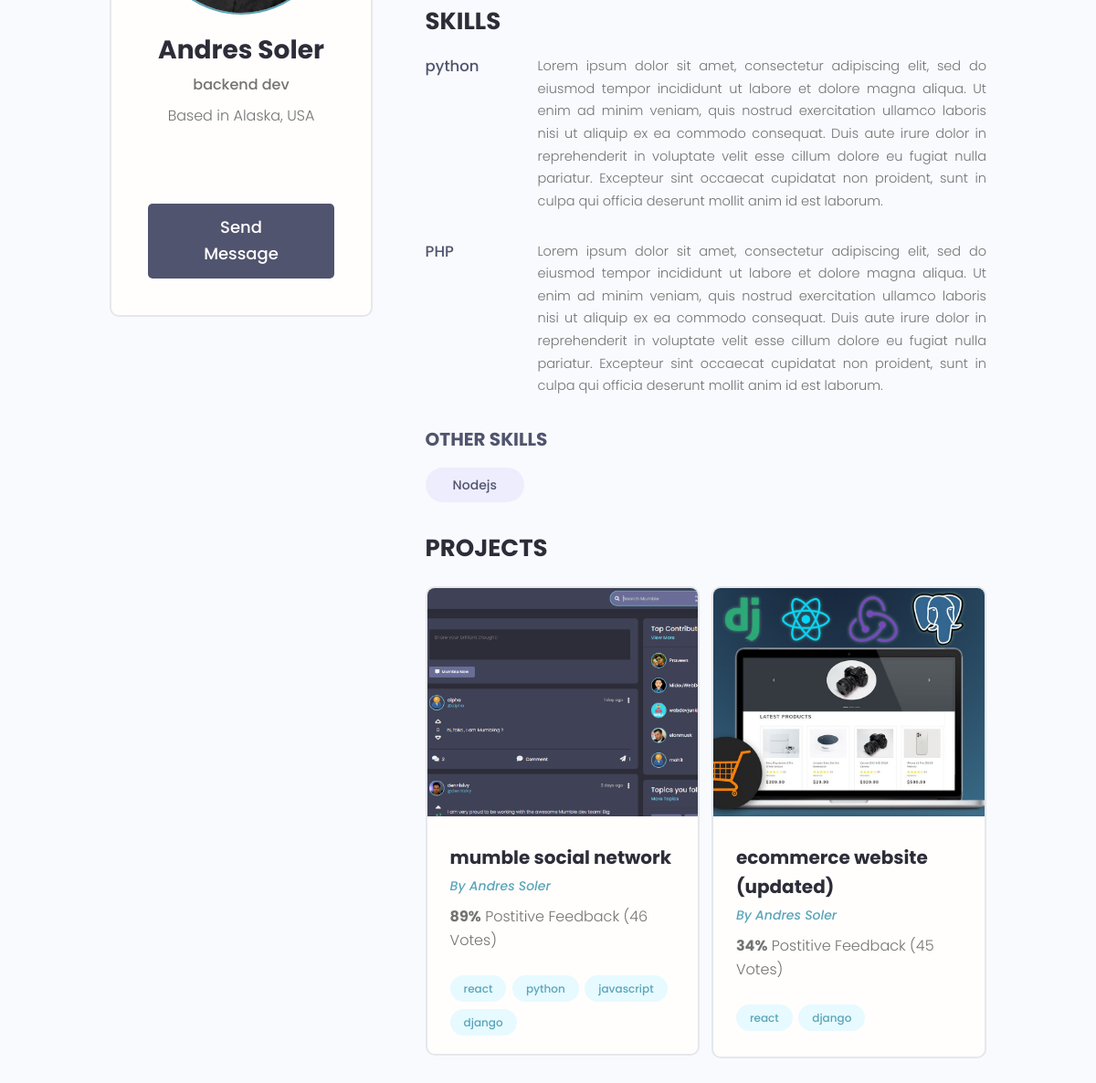
The page /profile/e35bbfff-349a-46d8-93e4-1c0ef8db99a2/ (lower part) on the database as committed earlier.
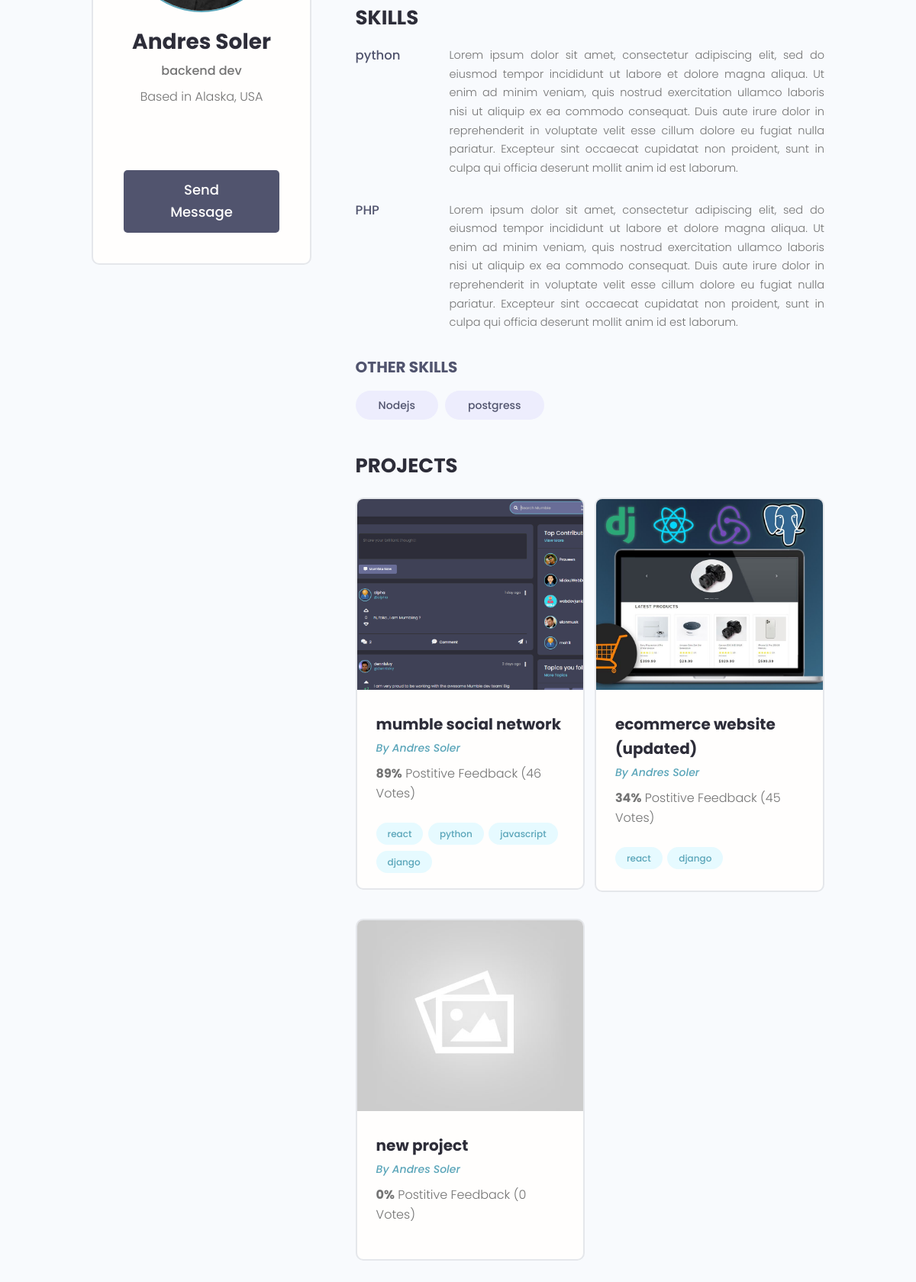
The same page on the database as committed later.
### users/models.py (models this page shows, shortened)
class Skill(models.Model):
    owner = models.ForeignKey(Profile, on_delete=models.CASCADE, null=True, blank=True)
    name = models.CharField(max_length=255, blank=True, null=True)
    description = models.TextField(null=True, blank=True)
    created = models.DateTimeField(auto_now_add=True)
    id = models.UUIDField(default=uuid.uuid4, unique=True, primary_key=True, editable=False)

class Profile(models.Model):
    user = models.OneToOneField(User, on_delete=models.CASCADE, null=True, blank=True)
    name = models.CharField(max_length=255, blank=True, null=True)
    email = models.EmailField(max_length=500, blank=True, null=True)
    username = models.CharField(max_length=255, blank=True, null=True)
    location = models.CharField(max_length=255, blank=True, null=True)
    short_intro = models.CharField(max_length=255, blank=True, null=True)
    bio = models.TextField(blank=True, null=True)
    profile_image = models.ImageField(null=True, blank=True, upload_to='profiles/', default='profiles/user-default.png')
    social_github = models.CharField(max_length=255, blank=True, null=True)
    social_twitter = models.CharField(max_length=255, blank=True, null=True)
    social_linkedin = models.CharField(max_length=255, blank=True, null=True)
    social_youtube = models.CharField(max_length=255, blank=True, null=True)
    social_website = models.CharField(max_length=255, blank=True, null=True)
    created = models.DateTimeField(auto_now_add=True)
    id = models.UUIDField(default=uuid.uuid4, unique=True, primary_key=True, editable=False)

### projects/models.py (models this page shows, shortened)
class Project(models.Model):
    owner = models.ForeignKey(Profile, null=True, blank=True, on_delete=models.SET_NULL)
    title = models.CharField(max_length=255)
    description = models.TextField(null=True, blank=True)
    featured_image = models.ImageField(null=True, blank=True, default="default.jpg")
    demo_link = models.CharField(max_length=2000, null=True, blank=True)
    source_link = models.CharField(max_length=2000, null=True, blank=True)
    tags = models.ManyToManyField('Tag', blank=True)
    vote_total = models.IntegerField(default=0, null=True, blank=True)
    vote_ratio = models.IntegerField(default=0, null=True, blank=True)
    created = models.DateTimeField(auto_now_add=True)
    id = models.UUIDField(default=uuid.uuid4, unique=True, primary_key=True, editable=False)
    class Meta:
        ordering = ['-vote_ratio',  '-vote_total', 'title']

class Tag(models.Model):
    name = models.CharField(max_length=255)
    created = models.DateTimeField(auto_now_add=True)
    id = models.UUIDField(default=uuid.uuid4, unique=True, primary_key=True, editable=False)
    def __str__(self):
        return self.name

### users/views.py (the view)
# urls.py: path('profile/<str:pk>/', views.userProfile, name='user-profile'),
def userProfile(request, pk):
    profile = Profile.objects.get(id=pk)
    topSkills = profile.skill_set.exclude(description__exact="")
    otherSkills = profile.skill_set.filter(description="")
    context = {'profile': profile, 'topSkills': topSkills, 'otherSkills': otherSkills}
    return render(request, 'users/user-profile.html', context)

### users/templates/users/user-profile.html (shortened to what this page needs)
{% extends 'main.html' %}
{% block content %}
<main class="profile my-md">
    <div class="container">
      <div class="layout">
        <div class="column column--1of3">
          <div class="card text-center">
            <div class="card__body dev">
              <img class="avatar avatar--xl" src="{{profile.profile_image.url}}" />
              <h2 class="dev__name">{{profile.name}}</h2>
              <p class="dev__title">{{profile.short_intro}}</p>
              <p class="dev__location">Based in {{profile.location}}</p>
              <ul class="dev__social">
              </ul>
              <a href="#" class="btn btn--sub btn--lg">Send Message </a>
            </div>
          </div>
        </div>
        <div class="column column--2of3">
          <div class="devInfo">
            <h3 class="devInfo__title">Skills</h3>
            <div class="devInfo__skills">
                {% for skill in topSkills %}
              <div class="devSkill">
                <h4 class="devSkill__title">{{skill.name}}</h4>
                <p class="devSkill__info">
                    {{skill.description}}
                </p>
              </div>
              {% endfor %}
              <h3 class="devInfo__subtitle">Other Skills</h3>
              <div class="devInfo__otherSkills">
                {% for skill in otherSkills %}
                <span class="tag tag--pill tag--sub tag--lg">
                  <small>{{skill.name}}</small>
                </span>
                {% endfor %}
              </div>
            </div>
          </div>
          <div class="devInfo">
            <h3 class="devInfo__title">Projects</h3>
            <div class="grid grid--two">
                {% for project in profile.project_set.all %}
              <div class="column">
                <div class="card project">
                  <a href="{% url 'project' project.id %}" class="project">
                    <img class="project__thumbnail" src="{{project.featured_image.url}}" alt="project thumbnail" />
                    <div class="card__body">
                      <h3 class="project__title">{{project.title}}</h3>
                      <p><a class="project__author" href="{% url 'user-profile' project.owner.id %}">By {{project.owner.name}}</a></p>
                      <p class="project--rating">
                        <span style="font-weight: bold;">{{project.vote_ratio}}%</span> Postitive
                        Feedback ({{project.vote_total}} Vote{{ project.vote_total|pluralize:"s" }})
                      </p>
                      <div class="project__tags">
                        {% for tag in project.tags.all %}
                        <span class="tag tag--pill tag--main">
                            <small>{{tag}}</small>
                        </span>
                        {% endfor %}
                      </div>
                    </div>
                  </a>
                </div>
              </div>
              {% endfor %}
            </div>
          </div>
        </div>
      </div>
    </div>
  </main>
{% endblock %}

Rows that differ between the two databases and show on the page:
added Skill: name "postgress", shown under "OTHER SKILLS"
added Project: featured_image (placeholder picture), title "new project", owner.name "Andres Soler", vote_ratio "0", vote_total "0"
